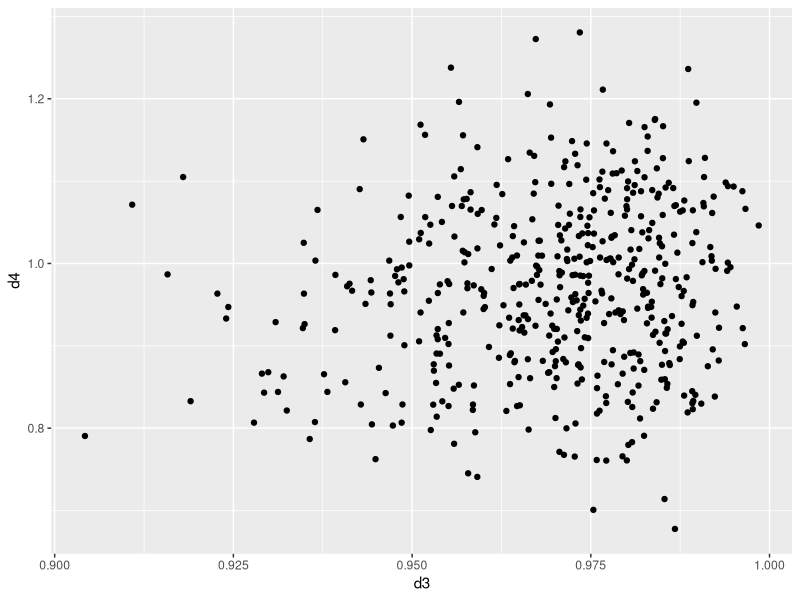
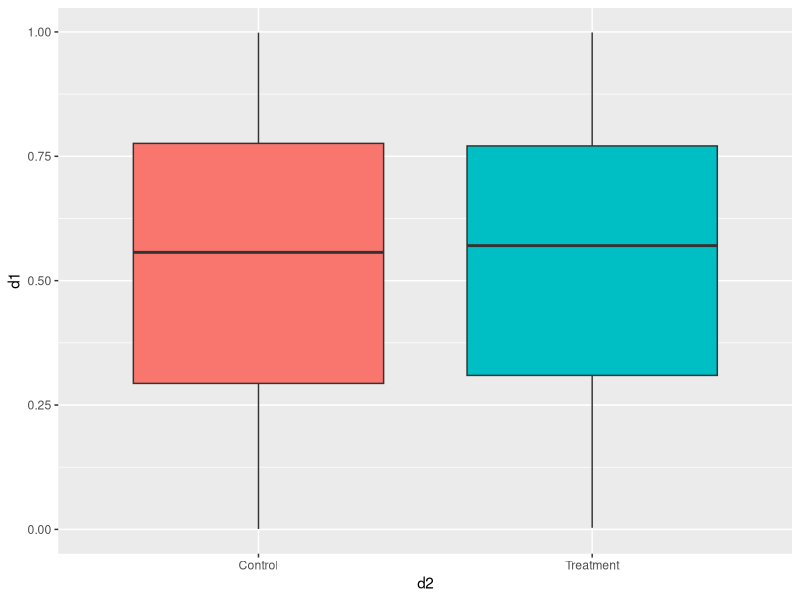
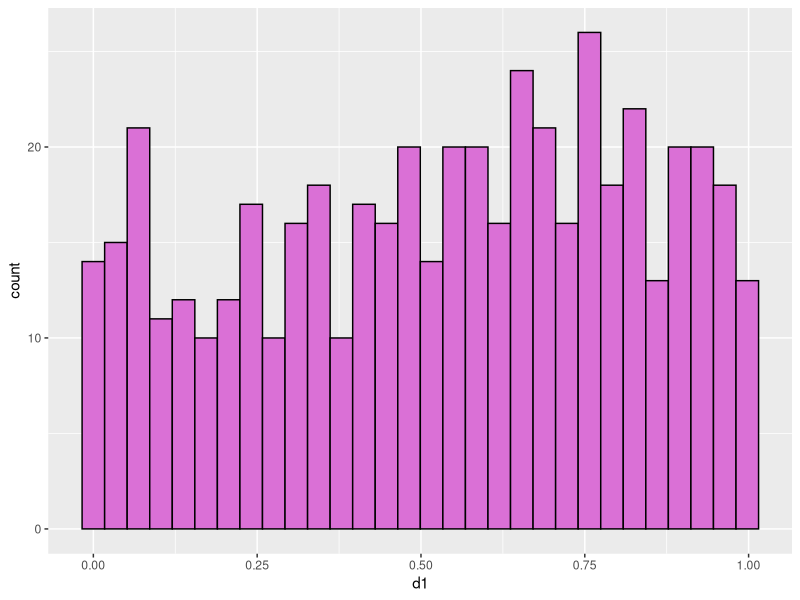
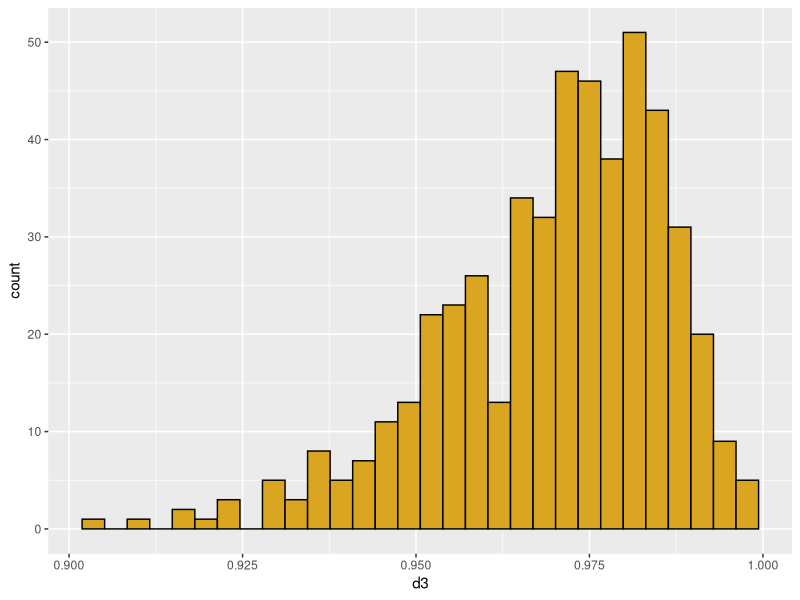
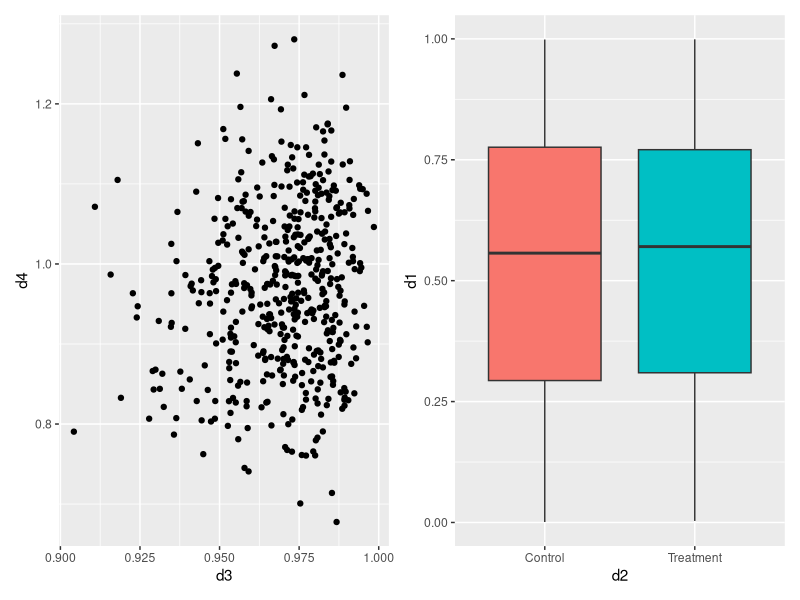
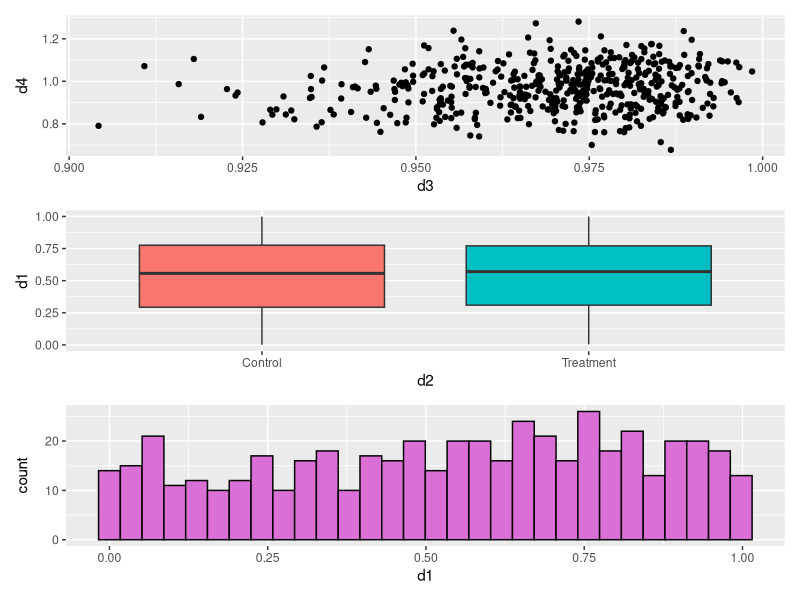
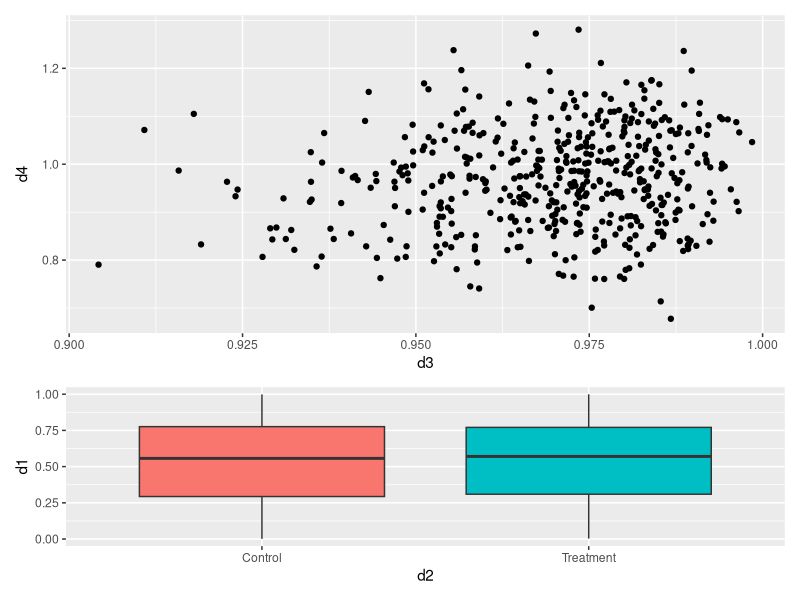
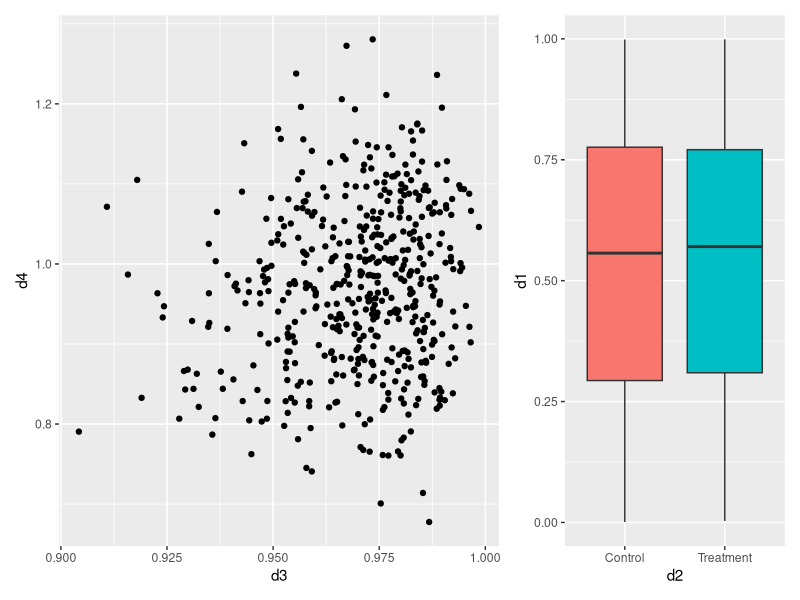

Recreate these plots in R, in order.
## ---- chunk 1
knitr::opts_chunk$set(echo = TRUE,message=FALSE)
## ---- chunk 2
library(ggplot2)
library(patchwork)

d1 <- runif(500)
d2 <- rep(c("Treatment","Control"),each=250)
d3 <- rbeta(500,shape1=100,shape2=3)
d4 <- d3 + rnorm(500,mean=0,sd=0.1)
plotData <- data.frame(d1,d2,d3,d4)
str(plotData)
## ---- chunk 3
p1 <- ggplot(data=plotData) + geom_point(aes(x=d3, y=d4))
p1

p2 <- ggplot(data=plotData) + geom_boxplot(aes(x=d2,y=d1,fill=d2))+
theme(legend.position="none")
p2

p3 <- ggplot(data=plotData) +
  geom_histogram(aes(x=d1, color=I("black"),fill=I("orchid")))
p3

p4 <- ggplot(data=plotData) +
  geom_histogram(aes(x=d3, color=I("black"),fill=I("goldenrod")))
p4
## ---- chunk 4
p1 + p2
## ---- chunk 5
p1 + p2 + p3 + plot_layout(ncol=1)
## ---- chunk 6
p1 + p2 + plot_layout(ncol=1,heights=c(2,1))

p1 + p2 + plot_layout(ncol=2,widths=c(2,1))
## ---- chunk 7
# not working correctly!
p1 + plot_spacer() + p2
## ---- chunk 8
p1 + {
  p2 + {
    p3 +
      p4 +
      plot_layout(ncol=1)
  }
} +
  plot_layout(ncol=1)
## ---- chunk 9
p1 + p2 - p3 + plot_layout(ncol=1)
## ---- chunk 10
(p1 | p2 | p3)/p4

(p1 | p2)/(p3 | p4)

(p1 / p2 /p3) | p4
